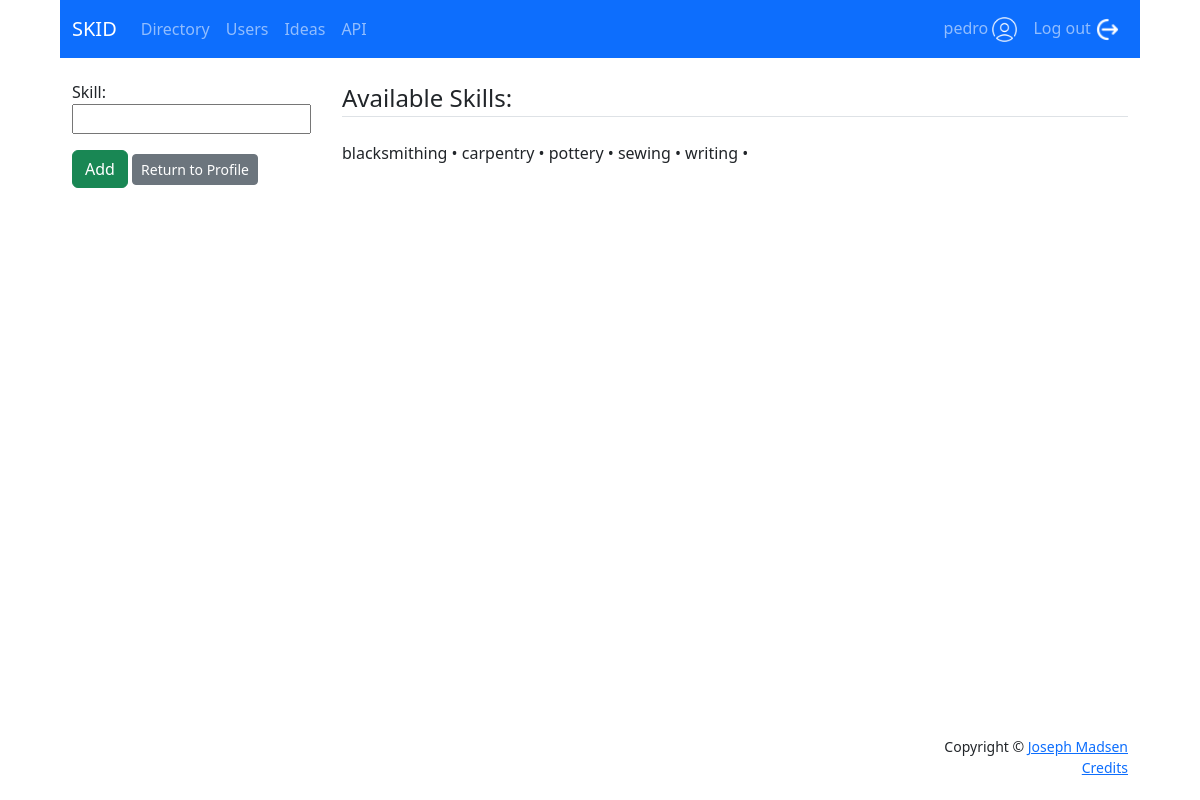
The app's page /users/add-skill/ (signed in) with its own data.
### users/models.py (models this page shows, shortened)
class Skill(models.Model):
    skill = models.CharField(max_length=100, unique=True)
    def __str__(self):
        return self.skill

### users/views.py (the view)
# urls.py: path('add-skill/', views.add_skill, name='add_skill'),
@login_required
def add_skill(request):
    try:
        skills = Skill.objects.all().order_by('skill')
        form = SkillForm(request.POST)
        if request.method == 'POST':
            if form.is_valid():
                form.save()
                messages.success(request, 'Skill added.')
            return redirect('users:add_skill')
        elif request.method == 'GET':
            context = {
                'skills': skills,
                'form': form,
            }
            return render(request, 'users/add_skill.html', context=context)
        raise Exception("users/views.py add_skill()")
    except Exception as err:
        print("ERROR: ", str(err))
        context = {'error': str(err)}
        return render(request, 'error_page.html', context, content_type='text/html')

### users/forms.py
class SkillForm(forms.ModelForm):
    skill = forms.CharField(required=False)
    class Meta:
        model = Skill
        fields= ['skill']

### users/templates/users/add_skill.html (shortened to what this page needs)
{% extends 'base.html' %}
{% block content %}
<div class="container">
    <div class="row justify-content-evenly">
        <div class="col-3">
            <form action="" method="post">
                {{ form.as_p}}
                <input class="btn btn-success" type="submit" value="Add">
                <a class="btn btn-secondary btn-sm" href="{% url 'users:profile' user.id %}">Return to Profile</a>
            </form>
        </div>
        <div class="col-9">
            <legend class="border-bottom mb-4">Available Skills:</legend>
            {% for skill in skills %}
                {{ skill }} •
            {% endfor %}
        </div>
    </div>
</div>
{% endblock content %}

### users/templates/base.html (shortened to what this page needs)
<!DOCTYPE html>
<html lang="en">
<head>
    <link rel="stylesheet" href="https://cdn.jsdelivr.net/npm/bootstrap@5.3.0-alpha1/dist/css/bootstrap.min.css"
      rel="stylesheet"
>
    {% load static %}
    <link rel="stylesheet" href="{% static 'css/styles.css' %}">
</head>
<body>
<div class="header">
{% block navbar %}
<nav class="navbar navbar-expand-lg bg-primary" data-bs-theme="dark">
  <div class="container-fluid">
    <a class="navbar-brand" href="{% url 'home' %}">SKID</a>
    <div class="collapse navbar-collapse" id="navbarSupportedContent">
      <div class="navbar-nav">
        <a class="nav-link" aria-current="page" href="{% url 'directory:directory' %}">Directory</a>
        <a class="nav-link" aria-current="page" href="{% url 'directory:users' %}">Users</a>
        <a class="nav-link" aria-current="page" href="{% url 'directory:ideas' %}">Ideas</a>
        <a class="nav-link" aria-current="page" href="/api">API</a>
      </div>
      <div class="navbar-nav ms-auto">
        {% if user.is_authenticated %}
          <a class="nav-link" href="{% url 'users:profile' user.id %}">{{ user }} <img class="icon" src="{% static 'images/user.png' %}" alt=""></a>
          <a class="nav-link" href="{% url 'account_logout' %}">Log out <img class="icon" src="{% static 'images/logout.png' %}" alt=""></a>
        {% else %}
          <a class="nav-item nav-link" href="{% url 'account_signup' %}">Sign up <img class="icon" src="{% static 'images/signup.png' %}" alt=""></a>
          <a class="nav-item nav-link" href="{% url 'account_login' %}">Log in <img class="icon" src="{% static 'images/login.png' %}" alt=""></a>
        {% endif %}
      </div>
    </div>
  </div>
</nav>
<div class="spacer"></div>
{% endblock navbar %}
</div>
<div class="content-wrap">
{% block content %}
{% endblock content %}
</div>
<div class="footer">
{% block footer %}
<div class="container">
  <footer class="mt-auto py-3 bg-grey">
    <p class="m-0 text-dark text-end small">Copyright &copy; <a href="https://www.josephmadsen.com">Joseph Madsen</a></p>
    <p class="m-0 text-dark text-end small"><a href="{% url 'credits' %}">Credits</a></p>
  </footer>
</div>
{% endblock footer %}
</div>
</body>
</html>

### users/static/css/styles.css (style rules this page uses)
body { max-width: 1080px; margin: auto; }
.header { height: 80px; }
.content-wrap { min-height: calc(100vh - 160px); }
.footer { height: 80px; }
.icon { height: 25px; width: 25px; }
.spacer { min-width: 10px; min-height: 10px; }

### records on screen
Skill: skill "blacksmithing"
Skill: skill "carpentry"
Skill: skill "pottery"
Skill: skill "sewing"
Skill: skill "writing"

### other values on screen
{{ user }} "pedro"
